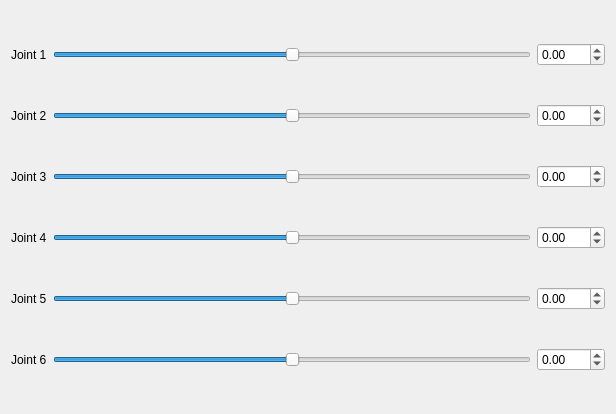
<?xml version="1.0" encoding="UTF-8"?>
<ui version="4.0">
 <class>Dialog</class>
 <widget class="QDialog" name="Dialog">
  <property name="geometry">
   <rect>
    <x>0</x>
    <y>0</y>
    <width>616</width>
    <height>414</height>
   </rect>
  </property>
  <property name="minimumSize">
   <size>
    <width>586</width>
    <height>0</height>
   </size>
  </property>
  <property name="windowTitle">
   <string>Dialog</string>
  </property>
  <property name="sizeGripEnabled">
   <bool>false</bool>
  </property>
  <layout class="QGridLayout" name="gridLayout">
   <item row="2" column="0">
    <widget class="QLabel" name="label_2">
     <property name="text">
      <string>Joint 2</string>
     </property>
    </widget>
   </item>
   <item row="2" column="1">
    <widget class="QSlider" name="slide_joint_2">
     <property name="minimum">
      <number>-180</number>
     </property>
     <property name="maximum">
      <number>180</number>
     </property>
     <property name="orientation">
      <enum>Qt::Horizontal</enum>
     </property>
    </widget>
   </item>
   <item row="0" column="1">
    <widget class="QSlider" name="slide_joint_1">
     <property name="minimum">
      <number>-180</number>
     </property>
     <property name="maximum">
      <number>180</number>
     </property>
     <property name="orientation">
      <enum>Qt::Horizontal</enum>
     </property>
    </widget>
   </item>
   <item row="0" column="0">
    <widget class="QLabel" name="label">
     <property name="text">
      <string>Joint 1</string>
     </property>
    </widget>
   </item>
   <item row="8" column="1">
    <widget class="QSlider" name="slide_joint_5">
     <property name="minimum">
      <number>-180</number>
     </property>
     <property name="maximum">
      <number>180</number>
     </property>
     <property name="orientation">
      <enum>Qt::Horizontal</enum>
     </property>
    </widget>
   </item>
   <item row="10" column="0">
    <widget class="QLabel" name="label_6">
     <property name="text">
      <string>Joint 6</string>
     </property>
    </widget>
   </item>
   <item row="10" column="1">
    <widget class="QSlider" name="slide_joint_6">
     <property name="minimum">
      <number>-180</number>
     </property>
     <property name="maximum">
      <number>180</number>
     </property>
     <property name="orientation">
      <enum>Qt::Horizontal</enum>
     </property>
    </widget>
   </item>
   <item row="4" column="0">
    <widget class="QLabel" name="label_3">
     <property name="text">
      <string>Joint 3</string>
     </property>
    </widget>
   </item>
   <item row="4" column="1">
    <widget class="QSlider" name="slide_joint_3">
     <property name="minimum">
      <number>-180</number>
     </property>
     <property name="maximum">
      <number>180</number>
     </property>
     <property name="orientation">
      <enum>Qt::Horizontal</enum>
     </property>
    </widget>
   </item>
   <item row="6" column="0">
    <widget class="QLabel" name="label_4">
     <property name="text">
      <string>Joint 4</string>
     </property>
    </widget>
   </item>
   <item row="6" column="1">
    <widget class="QSlider" name="slide_joint_4">
     <property name="minimum">
      <number>-180</number>
     </property>
     <property name="maximum">
      <number>180</number>
     </property>
     <property name="orientation">
      <enum>Qt::Horizontal</enum>
     </property>
    </widget>
   </item>
   <item row="8" column="0">
    <widget class="QLabel" name="label_5">
     <property name="text">
      <string>Joint 5</string>
     </property>
    </widget>
   </item>
   <item row="0" column="2">
    <widget class="QDoubleSpinBox" name="value_joint_1">
     <property name="minimum">
      <double>-180.000000000000000</double>
     </property>
     <property name="maximum">
      <double>180.000000000000000</double>
     </property>
    </widget>
   </item>
   <item row="2" column="2">
    <widget class="QDoubleSpinBox" name="value_joint_2">
     <property name="minimum">
      <double>-180.000000000000000</double>
     </property>
     <property name="maximum">
      <double>180.000000000000000</double>
     </property>
    </widget>
   </item>
   <item row="4" column="2">
    <widget class="QDoubleSpinBox" name="value_joint_3">
     <property name="minimum">
      <double>-180.000000000000000</double>
     </property>
     <property name="maximum">
      <double>180.000000000000000</double>
     </property>
    </widget>
   </item>
   <item row="6" column="2">
    <widget class="QDoubleSpinBox" name="value_joint_4">
     <property name="minimum">
      <double>-180.000000000000000</double>
     </property>
     <property name="maximum">
      <double>180.000000000000000</double>
     </property>
    </widget>
   </item>
   <item row="8" column="2">
    <widget class="QDoubleSpinBox" name="value_joint_5">
     <property name="minimum">
      <double>-180.000000000000000</double>
     </property>
     <property name="maximum">
      <double>180.000000000000000</double>
     </property>
    </widget>
   </item>
   <item row="10" column="2">
    <widget class="QDoubleSpinBox" name="value_joint_6">
     <property name="minimum">
      <double>-180.000000000000000</double>
     </property>
     <property name="maximum">
      <double>180.000000000000000</double>
     </property>
    </widget>
   </item>
  </layout>
 </widget>
 <resources/>
 <connections/>
</ui>
